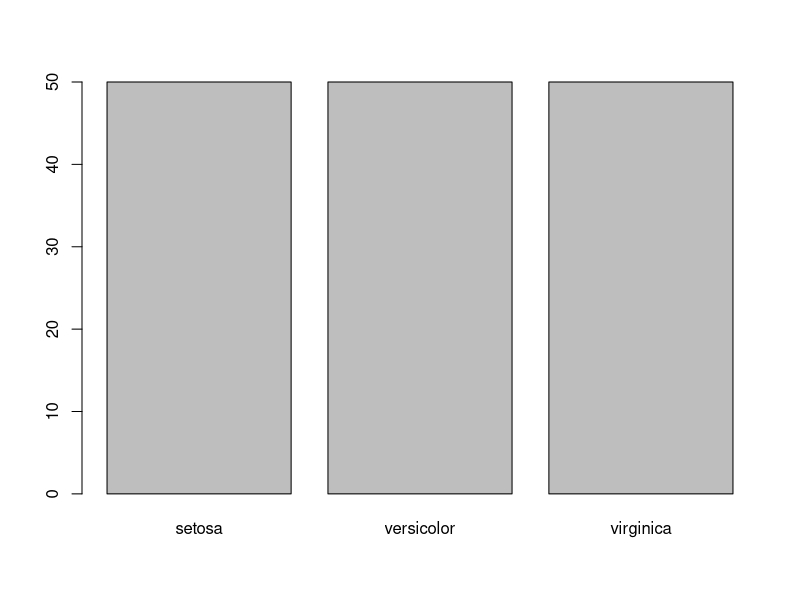
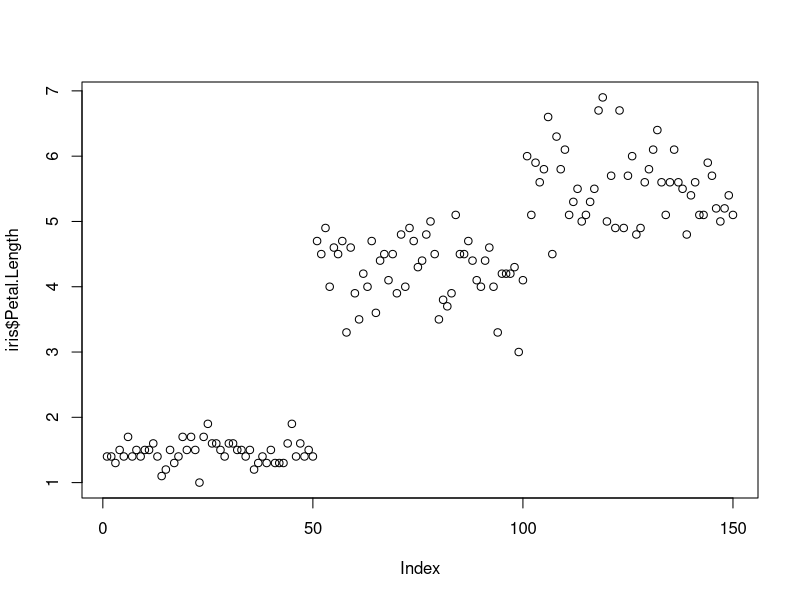
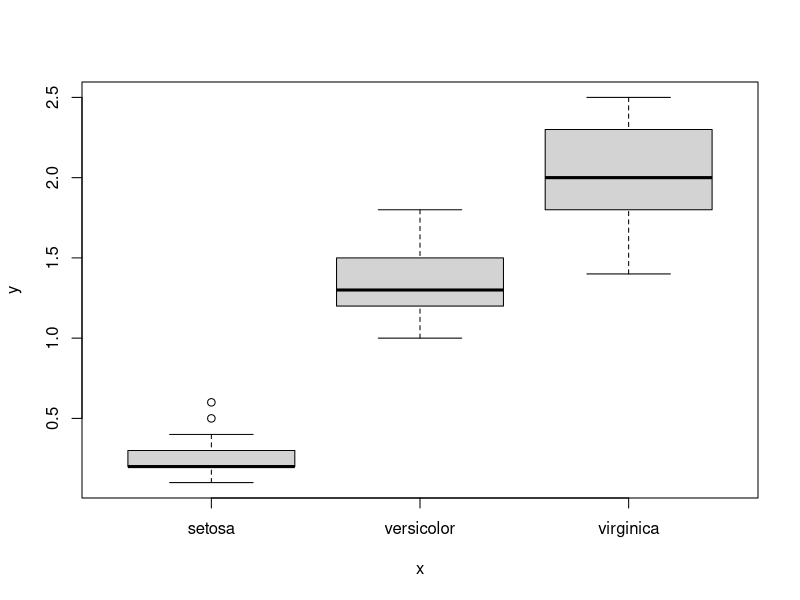
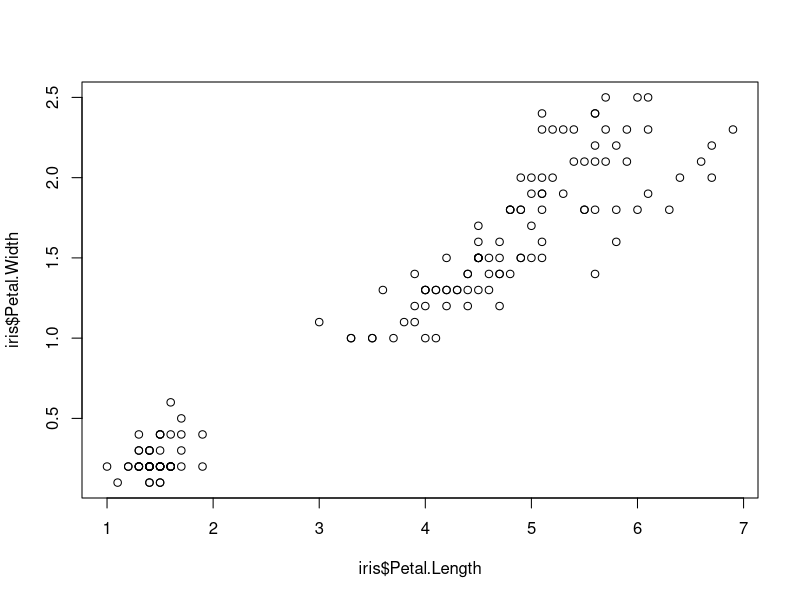
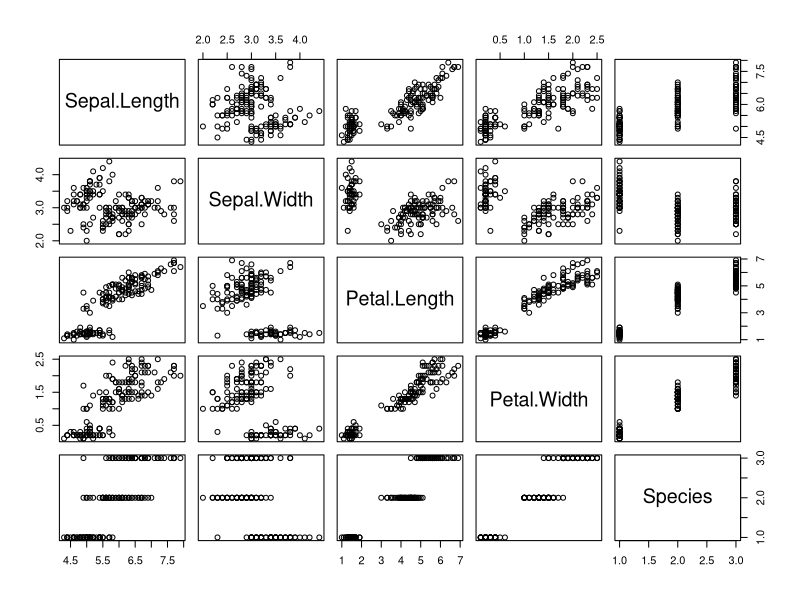
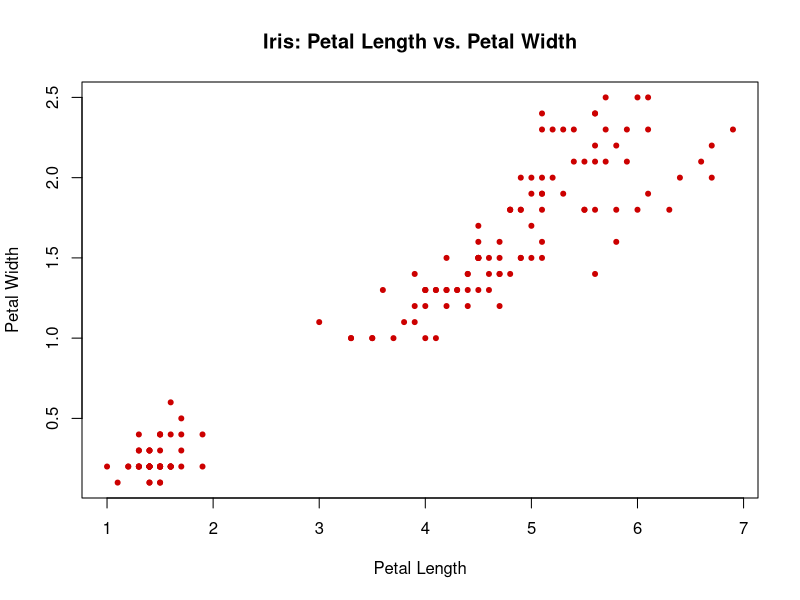
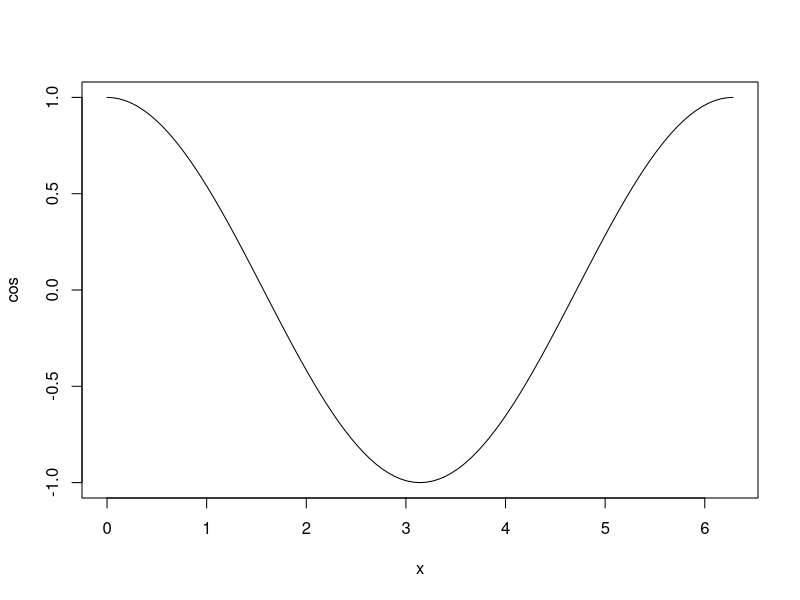
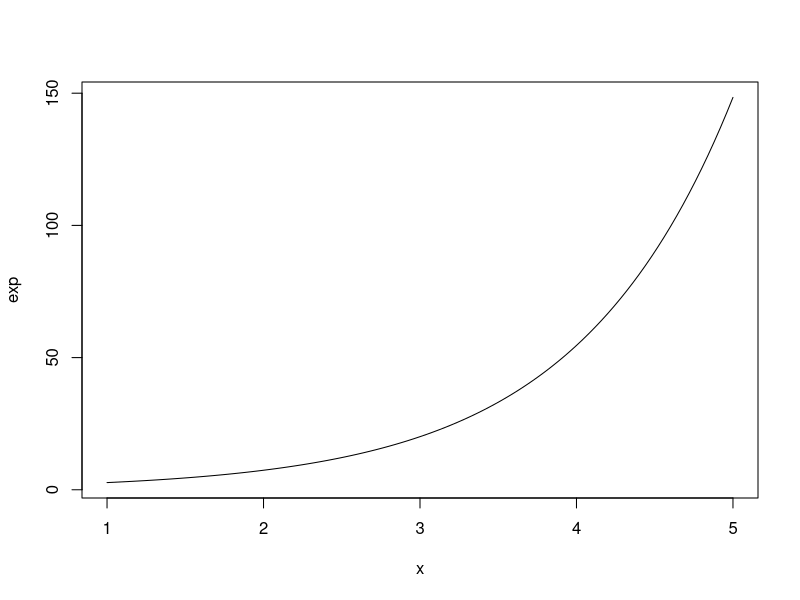

Write the R code that produced these figures, in order.
# File:   Plot.R
# Course: R: An Introduction (with RStudio)

# LOAD DATASETS PACKAGES ###################################

library(datasets)  # Load/unload base packages manually

# LOAD DATA ################################################

head(iris)

# PLOT DATA WITH PLOT() ####################################

?plot  # Help for plot()

plot(iris$Species)  # Categorical variable
plot(iris$Petal.Length)  # Quantitative variable
plot(iris$Species, iris$Petal.Width)  # Cat x quant
plot(iris$Petal.Length, iris$Petal.Width)  # Quant pair
plot(iris)  # Entire data frame

# Plot with options
plot(iris$Petal.Length, iris$Petal.Width,
  col = "#cc0000",  # Hex code for datalab.cc red
  pch = 20,         # Use solid circles for points
  main = "Iris: Petal Length vs. Petal Width",
  xlab = "Petal Length",
  ylab = "Petal Width")

# PLOT FORMULAS WITH PLOT() ################################

plot(cos, 0, 2*pi)
plot(exp, 1, 5)
plot(dnorm, -3, +3)

# Formula plot with options
plot(dnorm, -3, +3,
  col = "#cc0000",
  lwd = 5,
  main = "Standard Normal Distribution",
  xlab = "z-scores",
  ylab = "Density")

# CLEAN UP #################################################

# Clear packages
detach("package:datasets", unload = TRUE)

# Clear plots
dev.off()  # But only if there IS a plot

# Clear console
cat("\014")  # ctrl+L

# Clear mind :)

#My trials
plot(sin, 0, 2*pi,
     col = "#cc0000",
     lwd = 5,
     main = "sin curve",
     sub = "Created by Parth",
     xlab = "x",
     ylab = "sin")
